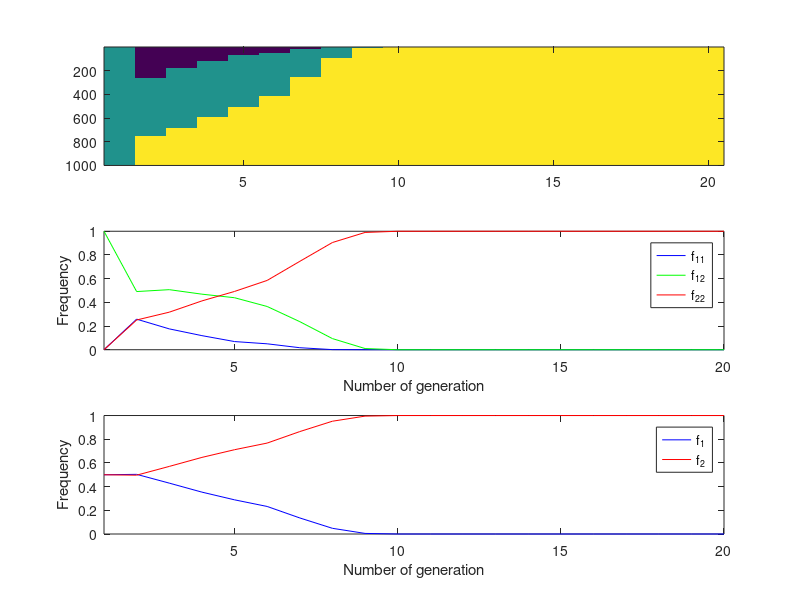

The MATLAB script that drew this image:
% Define population size
pop_size = 1000; % as in Burin's experiment

% Define the number of generations to run the simulation
n_gen = 20; % also as in Burin's experiment

% initialize matrices to keep track of each fly's locus
locus_1 = zeros(n_gen, pop_size);
locus_2 = zeros(n_gen, pop_size);

% add alleles of generation 1.
locus_1(1, :) = ones(1, pop_size);
% for allele 2 we also use the function ones and simply multiply by 2.
locus_2(1, :) = ones(1, pop_size) * 2;

% define relative fitnesses
w11 = 1;
w12 = 2;
w22 = 2;

% STEP 1: loop through generations
for i=2:n_gen
    % STEP : extract genotypes of the previous generation
    p_gen = [locus_1(i-1, :); locus_2(i-1, :)];
    % STEP : compute the current weights
    p = sum(sum(p_gen == 1)) / (2 * pop_size);
    q = sum(sum(p_gen == 2)) / (2 * pop_size);
    A11 = p^2 * w11;
    A12 = 2 * p * q * w12;
    A22 = q^2 * w22;
    Z = A11 + A12 + A22;
    % STEP : assign a weight to each fly from the previous generation to
    % bias the parent selection.
    p_fitness = zeros(1, pop_size);
    p_fitness(sum(p_gen, 1) == 2) = A11 / Z;
    p_fitness(sum(p_gen, 1) == 3) = A12 / Z;
    p_fitness(sum(p_gen, 1) == 4) = A22 / Z;
    % STEP 2: loop through each of the newborn flies
    for j=1:pop_size
        % STEP 3: select random parents
        parents = randsample(1:pop_size, 2, true, p_fitness);
        % INTERMEDIATE STEP:
        % pick out the parents genotype from our locus_1 and locus_2 matrices
        p_allele_1 = [locus_1(i-1, parents(1)) ...
            locus_2(i-1, parents(1))];
        p_allele_2 = [locus_1(i-1, parents(2)) ...
            locus_2(i-1, parents(2))];
        % STEP 4: select randomly the allele for the baby fly
        l_1 = randsample(p_allele_1, 1);
        l_2 = randsample(p_allele_2, 1);
        % STEP 5: save these alleles to keep track of them
        locus_1(i, j) = l_1;
        locus_2(i, j) = l_2;
    end
end

%%
pop_mat = sort((locus_1 + locus_2), 2);
subplot(3, 1, 1)
imagesc(pop_mat')

% plot genotypes frequencies
subplot(3, 1, 2)
plot(sum(pop_mat == 2, 2) / pop_size, 'b')
hold on
plot(sum(pop_mat == 3, 2) / pop_size, 'g')
plot(sum(pop_mat == 4, 2) / pop_size, 'r')
legend('f_{11}', 'f_{12}', 'f_{22}')
xlabel('Number of generation')
ylabel('Frequency')
xlim([1 n_gen])
ylim([0 1])
hold off

% plot allele frequencies
subplot(3, 1, 3)
plot((sum(locus_1 == 1, 2) + sum(locus_2 == 1, 2)) /...
    (2 * pop_size), 'b')
hold on
plot((sum(locus_1 == 2, 2) + sum(locus_2 == 2, 2)) /...
    (2 * pop_size), 'r')
legend('f_1', 'f_2')
xlabel('Number of generation')
ylabel('Frequency')
xlim([1 n_gen])
ylim([0 1])